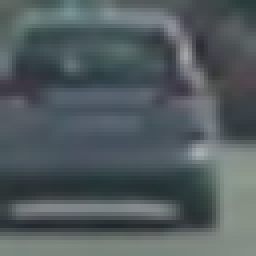
#> input picture vehicles/GTI_Far/image0006.png, 64 x 64 px (shown 4 times larger); its folder holds only this picture in this run
$ jupyter execute --allow-errors vehicle_detection.ipynb   (shell and % lines are left out)   (older library calls are emulated)
#> lines starting #> are read from the running program, lines starting #| are printed output that depends on the picture
## Import Packages

[cell 1]
#importing some useful packages
import numpy as np
import cv2
import matplotlib.pyplot as plt
import matplotlib.image as mpimg
from sklearn.preprocessing import StandardScaler
import glob

[cell 2]
# Define a function to compute binned color features
def bin_spatial(img, size=(32, 32)):
  # Use cv2.resize().ravel() to create the feature vector
  features = cv2.resize(img, size).ravel()
  # Return the feature vector
  return features

[cell 3]
# Color classify
# Define a function to compute color histogram features
def color_hist(img, nbins=32, bins_range=(0, 256)):
  # Compute the histogram of the color channels separately
    channel1_hist = np.histogram(img[:, :, 0], bins=nbins, range=bins_range)
    channel2_hist = np.histogram(img[:, :, 1], bins=nbins, range=bins_range)
    channel3_hist = np.histogram(img[:, :, 2], bins=nbins, range=bins_range)
  # Concatenate the histograms into a single feature vector
    hist_features = np.concatenate((channel1_hist[0], channel2_hist[0], channel3_hist[0]))
  # Return the individual histograms, bin_centers and feature vector
    return hist_features

### Extract HOG feature

[cell 4]
import matplotlib.image as mpimg
import matplotlib.pyplot as plt
import numpy as np
import cv2
import glob
import time
from sklearn.svm import LinearSVC
from sklearn.preprocessing import StandardScaler
from skimage.feature import hog
# NOTE: the next import is only valid for scikit-learn version <= 0.17
# for scikit-learn >= 0.18 use:
# from sklearn.model_selection import train_test_split
# from sklearn.cross_validation import train_test_split
from sklearn.model_selection import train_test_split

# Define a function to return HOG features and visualization
def get_hog_features(img, orient, pix_per_cell, cell_per_block,
                        vis=False, feature_vec=True):
    # Call with two outputs if vis==True
    if vis == True:
        features, hog_image = hog(img, orientations=orient, pixels_per_cell=(pix_per_cell, pix_per_cell),
                                  cells_per_block=(cell_per_block, cell_per_block), transform_sqrt=True,
                                  visualise=vis, feature_vector=feature_vec)
        return features, hog_image
    # Otherwise call with one output
    else:
        features = hog(img, orientations=orient, pixels_per_cell=(pix_per_cell, pix_per_cell),
                       cells_per_block=(cell_per_block, cell_per_block), transform_sqrt=True,
                       visualise=vis, feature_vector=feature_vec)
        return features

# Define a function to extract features from a list of images
# Have this function call bin_spatial() and color_hist()
def extract_features(imgs, cspace='RGB', orient=9,
                        pix_per_cell=8, cell_per_block=2, hog_channel=0,
                    spatial_size=(32,32), hist_bins=32,
                    spatial_feature=False, hist_feature=False, hog_feature=False):
    # Create a list to append feature vectors to
    features = []
    # Iterate through the list of images
    for file in imgs:
        cur_feature = []
        # Read in each one by one
        image = mpimg.imread(file)
        # apply color conversion if other than 'RGB'
        if cspace != 'RGB':
            if cspace == 'HSV':
                feature_image = cv2.cvtColor(image, cv2.COLOR_RGB2HSV)
            elif cspace == 'LUV':
                feature_image = cv2.cvtColor(image, cv2.COLOR_RGB2LUV)
            elif cspace == 'HLS':
                feature_image = cv2.cvtColor(image, cv2.COLOR_RGB2HLS)
            elif cspace == 'YUV':
                feature_image = cv2.cvtColor(image, cv2.COLOR_RGB2YUV)
            elif cspace == 'YCrCb':
                feature_image = cv2.cvtColor(image, cv2.COLOR_RGB2YCrCb)
        else: feature_image = np.copy(image)

        if spatial_feature == True:
            spatial_features = bin_spatial(feature_image, size=spatial_size)
            cur_feature.append(spatial_features)
        if hist_feature == True:
            # Apply color_hist()
            hist_features = color_hist(feature_image, nbins=hist_bins)
            cur_feature.append(hist_features)
        if hog_feature == True:
            # Call get_hog_features() with vis=False, feature_vec=True
            if hog_channel == 'ALL':
                hog_features = []
                for channel in range(feature_image.shape[2]):
                    hog_features.append(get_hog_features(feature_image[:,:,channel],
                                        orient, pix_per_cell, cell_per_block,
                                        vis=False, feature_vec=True))
                hog_features = np.ravel(hog_features)
            else:
                hog_features = get_hog_features(feature_image[:,:,hog_channel], orient,
                            pix_per_cell, cell_per_block, vis=False, feature_vec=True)
            # Append the new feature vector to the features list
            cur_feature.append(hog_features)
        features.append(np.concatenate(cur_feature))
    # Return list of feature vectors
    return features

[cell 5]
# extract features from one image
# [44 lines left out: function extract_features_from_one_img, not called in this run]

### Load data

[cell 6]
# Load data

cars = glob.glob('vehicles/*/*')
noncars = glob.glob('non-vehicles/*/*')
print(len(cars), len(noncars))

f, axs = plt.subplots(4, 5, figsize=(15, 15))
axs = axs.ravel()

for i in range(10):
    img = cv2.imread(cars[np.random.randint(0, len(cars))])
#> img is the input picture: shape (64, 64, 3); mean B, G, R 95.1, 91.9, 82.2
    img = cv2.cvtColor(img, cv2.COLOR_BGR2RGB)
    axs[i].axis('off')
    axs[i].set_title('Sample images of car', fontsize=12)
    axs[i].imshow(img)

#> (the rest of this cell did not finish here and is left out)

#> (a cell that did not finish here is left out)

### Training classifier

[cell 8]
# Parameter tuning

cspace = 'YCrCb' # Can be RGB, HSV, LUV, HLS, YUV, YCrCb
#> cspace = 'YCrCb'
orient = 9
pix_per_cell = 8
cell_per_block = 2
hog_channel = "ALL" # Can be 0, 1, 2, or "ALL"
spatial_size = (32, 32)
hist_bins = 32
spatial_feature = True
hist_feature = True
hog_feature = True
t = time.time()

car_features = extract_features(cars, cspace, orient,
                        pix_per_cell, cell_per_block, hog_channel,
                    spatial_size, hist_bins,
                    spatial_feature, hist_feature, hog_feature)
#> in extract_features, `feature_image = cv2.cvtColor(image, cv2.COLOR_RGB2YCrCb)`: feature_image: shape (64, 64, 3) float32; mean of channels 0, 1, 2 0.351, 0.48, 0.513
#> in bin_spatial, `features = cv2.resize(img, size).ravel()`: features = 3072 values, max 0.622 at index 1896, min 0.179 at index 2265, mean 0.448
#> in extract_features, `spatial_features = bin_spatial(feature_image, size=spatial_size)`: spatial_features has the same summary as features in bin_spatial
#> in color_hist, `hist_features = np.concatenate((channel1_hist[0], channel2_hist[0], ch..`: hist_features = 96 values, max 4096 at index 0, min 0 at index 1, mean 128
#> after the loop in extract_features, `for channel in range(feature_image.shape[2]):`: hog_features = 3 items
#> in extract_features, `hog_features = np.ravel(hog_features)`: hog_features = 5292 values, max 0.622 at index 1030, min 0 at index 10, mean 0.122
#> car_features = 2 items

noncar_features = extract_features(noncars, cspace, orient,
                        pix_per_cell, cell_per_block, hog_channel,
                    spatial_size, hist_bins,
                    spatial_feature, hist_feature, hog_feature)
#> noncar_features = []

t2 = time.time()
print(round(t2-t, 2), 'Seconds to extract features...')
# Create an array stack of feature vectors
#> (the rest of this cell did not finish here and is left out)

[cell 9]
import matplotlib.image as mpimg
import matplotlib.pyplot as plt
import numpy as np
import pickle
import cv2

# [8 lines of commented-out code are left out]

def convert_color(img):
    return cv2.cvtColor(img, cv2.COLOR_RGB2LUV)

# [82 lines left out: functions convert_color, find_cars, not called in this run]

ystart = 400
ystop = 656
scale = 1.5

img = mpimg.imread('test_images/test1.jpg')
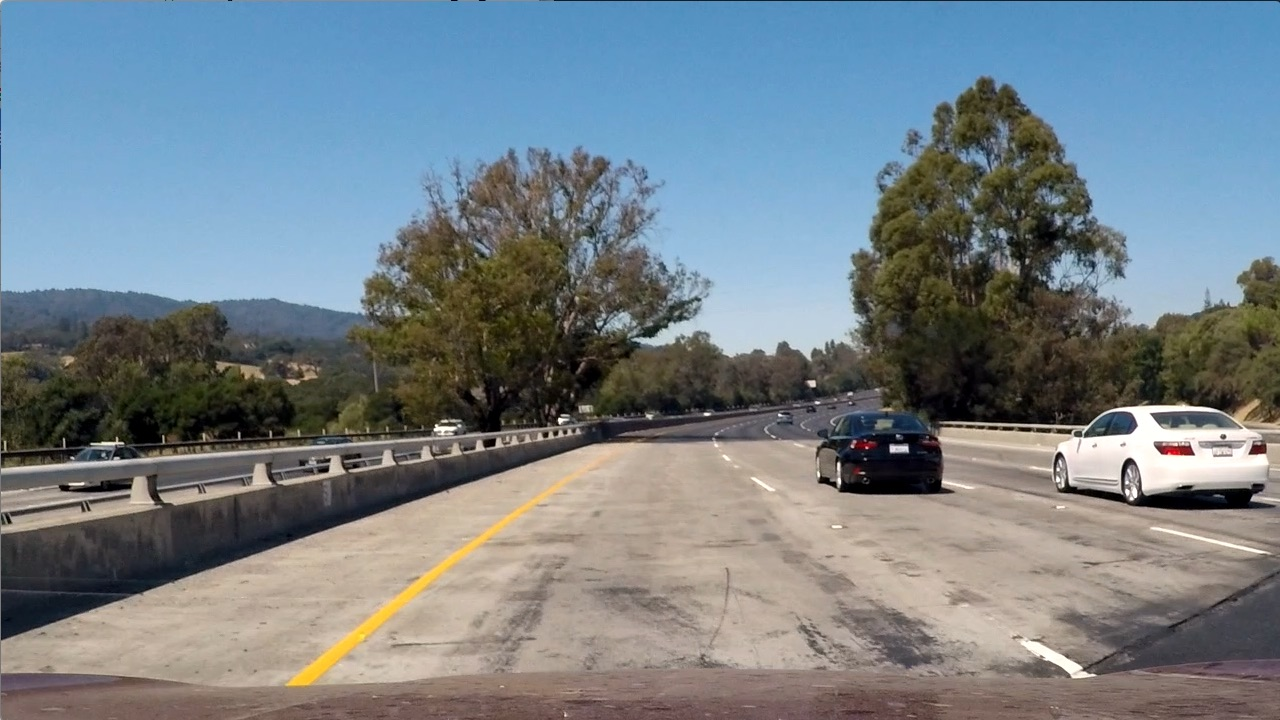
#> input picture test_images/test1.jpg, 1280 x 720 px
#> img is the input picture: shape (720, 1280, 3); mean R, G, B 117.5, 128.7, 135.5
#> (the rest of this cell did not finish here and is left out)

[cell 10]
# [5 lines left out: function draw_boxes, not called in this run]

[cell 11]
# pass an image and a list of boxes/windows to be searched
# [19 lines left out: function search_windows, not called in this run]

[cell 12]
# Test the combinations of values of ystart, ystop, and scale
# Search the image by multiple scales

cspace = 'YCrCb'
spatial_size = (32,32)
hist_bins= 32
orient=9
pix_per_cell = 8
cell_per_block = 2
hog_channel = 'ALL'

test_img = mpimg.imread('./test_images/test1.jpg')
hot_boxes = []
  # [8 lines of commented-out code are left out]
ystart = 380
ystop = 500
scale = 1.0
#> (the rest of this cell did not finish here and is left out)

[cell 13]
# test
# [77 lines left out: functions single_img_features, search_windows, not called in this run]

[cell 14]
import matplotlib.image as mpimg
import matplotlib.pyplot as plt
import numpy as np
import pickle
import cv2
from scipy.ndimage.measurements import label

# Read in a pickle file with bboxes saved
# Each item in the "all_bboxes" list will contain a
# list of boxes for one of the images shown above
# box_list = pickle.load( open( "bbox_pickle.p", "rb" ))

#image = mpimg.imread('test_image.jpg')
# heat = np.zeros_like(image[:,:,0]).astype(np.float)

# [9 lines left out: function add_heat, not called in this run]


img = mpimg.imread('test_images/test1.jpg')
#img = mpimg.imread('test_images/test1.jpg')
#boxes, out_img = find_cars(img, ystart, ystop, scale, svc, X_scaler, orient, pix_per_cell, cell_per_block, spatial_size, hist_bins, "ALL")


heat = np.zeros_like(img[:,:,0]).astype(np.float)
# Add heat to each box in box list
#> (the rest of this cell did not finish here and is left out)

[cell 15]
# [20 lines left out: functions apply_threshold, draw_labeled_bboxes, not called in this run]

#> (the rest of this cell did not finish here and is left out)

#> (a cell that did not finish here is left out)

#> (a cell that did not finish here is left out)

### Pipeline

[cell 18]
def process_frame(img):
    cspace = 'YCrCb'
    spatial_size = (32,32)
    hist_bins= 32
    orient=9
    pix_per_cell = 8
    cell_per_block = 2
    hog_channel = 'ALL'

    hot_boxes = []

    #scale 1:
    ystart = 380
    ystop = 500
    scale = 1.0
    box, output_img = find_cars(img, ystart, ystop, scale, svc, X_scaler, orient, pix_per_cell,
                           cell_per_block, spatial_size, hist_bins, hog_channel)
    hot_boxes.append(box)

    ystart = 400
    ystop = 520
    scale = 1.5
    box, output_img = find_cars(img, ystart, ystop, scale, svc, X_scaler, orient, pix_per_cell,
                           cell_per_block, spatial_size, hist_bins, hog_channel)
    hot_boxes.append(box)

    ystart = 400
    ystop = 600
    scale = 2.0
    box, output_img = find_cars(img, ystart, ystop, scale, svc, X_scaler, orient, pix_per_cell,
                           cell_per_block, spatial_size, hist_bins, hog_channel)
    hot_boxes.append(box)

    ystart = 400
    ystop = 600
    scale = 3.5
    box, output_img = find_cars(img, ystart, ystop, scale, svc, X_scaler, orient, pix_per_cell,
                           cell_per_block, spatial_size, hist_bins, hog_channel)
    hot_boxes.append(box)

    flat_list = []
    for box in hot_boxes:
        for sub in box:
            flat_list.append(sub)


    heatmap_img = np.zeros_like(img[:,:,0]).astype(np.float)
    heatmap_img = add_heat(heatmap_img, flat_list)
    heatmap_img = apply_threshold(heatmap_img, 1)
    labels = label(heatmap_img)
    draw_img = draw_labeled_bboxes(np.copy(img), labels)
    return draw_img
    #return heatmap_img

[cell 19]
test_img = mpimg.imread('test_images/test6.jpg')
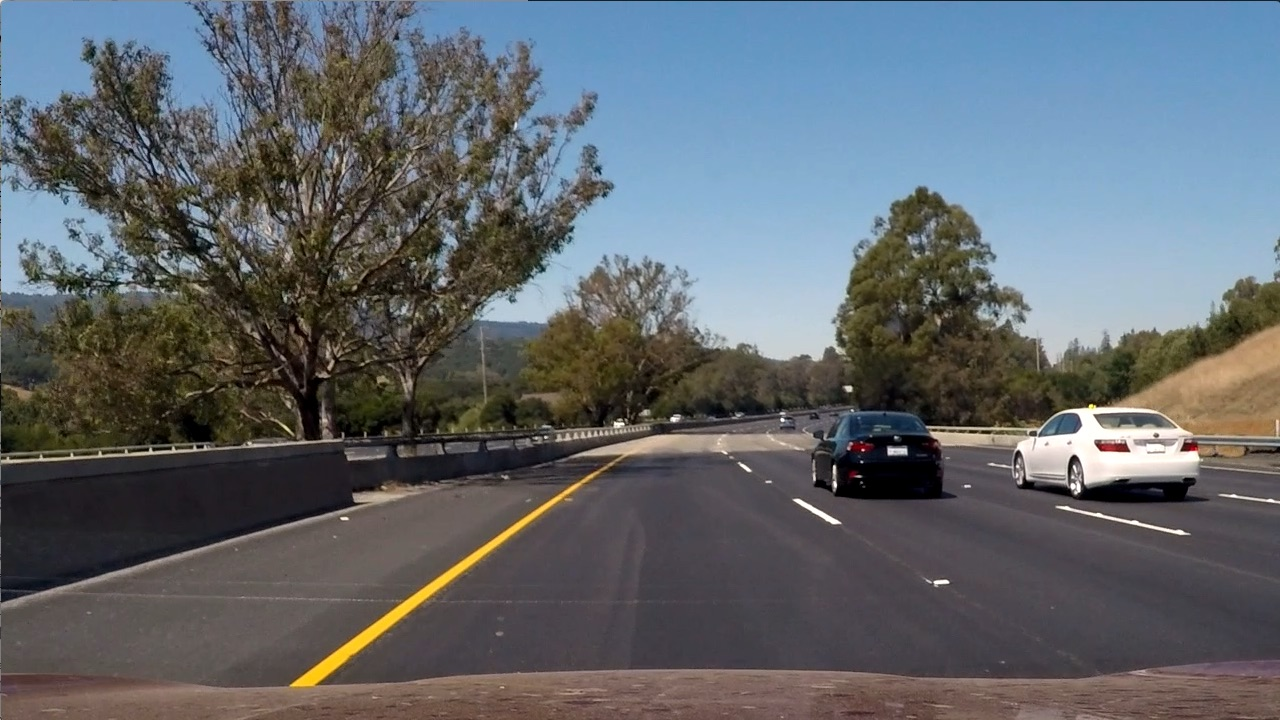
#> input picture test_images/test6.jpg, 1280 x 720 px
#> test_img is the input picture: shape (720, 1280, 3); mean R, G, B 97, 102.6, 107.9


#> (the rest of this cell did not finish here and is left out)

[cell 20]
# Test all test_imgs
test_imgs = glob.glob('./test_images/test*.jpg')
fig, axs = plt.subplots(2, 3, figsize=(18,14))
axs = axs.ravel()
#> (the rest of this cell did not finish here and is left out)
